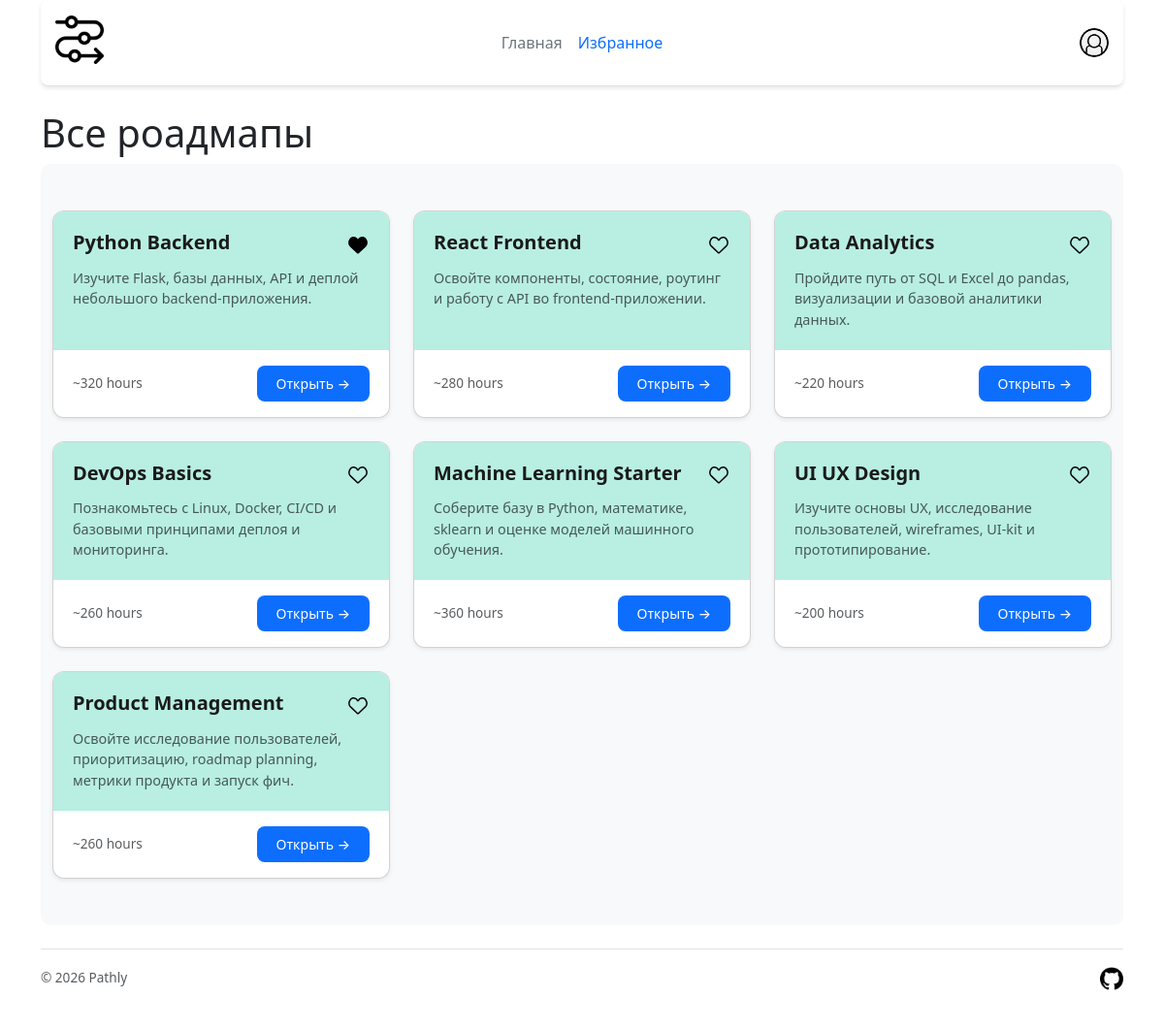
The page /home (signed in) on the database its author committed.
### tables this page shows
CREATE TABLE "roadmaps" (
        id INTEGER PRIMARY KEY AUTOINCREMENT,
        title VARCHAR(255) NOT NULL,
        description TEXT NOT NULL,
        hours INTEGER
    );

### app.py (the view)
@app.route("/")
@app.route("/home")
def home():
    roadmaps = get_roadmaps()
    fav_ids = []
    if current_user.is_authenticated:
        fav_ids = get_fav_ids(current_user.id)
    return render_template('home.html', roadmaps=roadmaps, fav_ids=fav_ids, active_page="home")

### UserLogin.py (called while the page is built)
    def from_db(self, user):
        self.id = user["id"]
        self.username = user["username"]
        self.password_hash = user["password_hash"]
        return self

### app.py (called while the page is built)
@login_manager.user_loader
def load_user(user_id):
    user = get_user_by_id(user_id)
    if user:
        return UserLogin().from_db(user)
    return None

### db.py (called while the page is built)
def get_db():
    conn = sqlite3.connect(DB_PATH)
    conn.row_factory = sqlite3.Row
    return conn

def get_user_by_id(user_id):
    db = get_db()
    try:
        cursor = db.execute("SELECT * FROM users WHERE id = ? LIMIT 1", (user_id,))
        res = cursor.fetchone()
        if not res:
            return False
        return res
    except sqlite3.Error as e:
        print("Ошибка: " + str(e))
        return None
    finally:
        db.close()

def get_roadmaps():
    db = get_db()
    try:
        cursor = db.execute("SELECT * FROM roadmaps")
        res = cursor.fetchall()
        if not res:
            return False
        return res
    except sqlite3.Error as e:
        print("Ошибка: " + str(e))
        return False
    finally:
        db.close()

def get_fav_ids(user_id):
    db = get_db()
    try:
        cursor = db.execute("SELECT * FROM favorites WHERE user_id = ?", (user_id,))
        res = cursor.fetchall()
        fav_ids = [fav['roadmap_id'] for fav in res]
        if not fav_ids:
            return []
        return fav_ids
    except sqlite3.Error as e:
        print("Ошибка: " + str(e))
        return False
    finally:
        db.close()

### templates/home.html (shortened to what this page needs)
{% extends "base.html" %}
{% block content %}
<h1>Все роадмапы</h1>
<div class="album py-5 bg-body-tertiary">
    <div class="container">
        <div class="row row-cols-1 row-cols-sm-2 row-cols-md-3 g-4">
            {% for roadmap in roadmaps %}
            <div class="col">
                <div class="card shadow-sm">
                    <div class="card-body">
                        <div class="d-flex justify-content-between align-items-start mb-2">
                            <h5 class="card-title mb-0">{{ roadmap['title']}}</h5>
                                <button class="favorite-btn" data-id="{{ roadmap.id }}">
                                    <img class="icon" alt="Избранное" src="{% if roadmap['id'] in fav_ids %}
                                                {{ url_for('static', filename='images/favorite-on.svg') }}
                                            {% else %}
                                                {{ url_for('static', filename='images/favorite-off.svg') }}
                                            {% endif %}">
                                </button>
                        </div>
                        <p class="card-text text-muted">
                            {{ roadmap['description']}}
                        </p>
                    </div>
                    <div class="card-footer bg-transparent border-top-0">
                        <div class="d-flex justify-content-between align-items-center">
                            <small class="text-body-secondary">
                                 ~{{ roadmap['hours']}} hours
                            </small>
                            <a href="#" class="btn btn-sm btn-primary">
                                Открыть →
                            </a>
                        </div>
                    </div>
                </div>
            </div>
            {% endfor %}
        </div>
    </div>
</div>
{% endblock %}

### static/css/main.css (style rules this page uses)
body { min-height: 100vh; display: flex; flex-direction: column; }
.container { flex: 1; }
.icon { width: 24px; height: 24px; transition: transform 0.2s ease; }
.card { transition: transform 0.2s ease, box-shadow 0.2s ease; border-radius: 12px; overflow: hidden; height: 100%; }
.card-body { background-color: rgb(184, 239, 226); padding: 1.25rem; }
.card-title { font-size: 1.25rem; font-weight: 600; color: #1a1a1a; }
.card-text { font-size: 0.9rem; line-height: 1.5; margin-top: 0.75rem; }
.card-footer { background-color: #fff; padding: 1rem 1.25rem; }
.favorite-btn { background: none; border: none; padding: 0; cursor: pointer; transition: transform 0.2s ease, opacity 0.2s ease; }
.btn-primary { background-color: #0d6efd; border: none; padding: 0.5rem 1.25rem; border-radius: 8px; transition: all 0.2s ease; }
.text-body-secondary { color: #6c757d; font-size: 0.85rem; }
.bg-body-tertiary { background-color: #f8f9fa; }
.album { padding-top: 2rem; padding-bottom: 2rem; }
.card-footer { border-top: none; }
.btn-sm { font-size: 0.875rem; font-weight: 500; }
.bg-body-tertiary { border-radius: 10px; }
.col { animation: fadeInUp 0.4s ease forwards; }
.col:nth-child(1) { animation-delay: 0.05s; }
.col:nth-child(2) { animation-delay: 0.1s; }
.col:nth-child(3) { animation-delay: 0.15s; }
.col:nth-child(4) { animation-delay: 0.2s; }

### rows shown on the page
roadmaps: title "Python Backend", shows a picture, description "Изучите Flask, базы данных, API и деплой небольшого backend-приложения.", hours "320"
roadmaps: title "React Frontend", description "Освойте компоненты, состояние, роутинг и работу с API во frontend-приложении.", hours "280"
roadmaps: title "Data Analytics", description "Пройдите путь от SQL и Excel до pandas, визуализации и базовой аналитики данных.", hours "220"
roadmaps: title "DevOps Basics", description "Познакомьтесь с Linux, Docker, CI/CD и базовыми принципами деплоя и мониторинга.", hours "260"
roadmaps: title "Machine Learning Starter", description "Соберите базу в Python, математике, sklearn и оценке моделей машинного обучения.", hours "360"
roadmaps: title "UI UX Design", description "Изучите основы UX, исследование пользователей, wireframes, UI-kit и прототипирование.", hours "200"
roadmaps: title "Product Management", description "Освойте исследование пользователей, приоритизацию, roadmap planning, метрики продукта и запуск фич.", hours "260"
